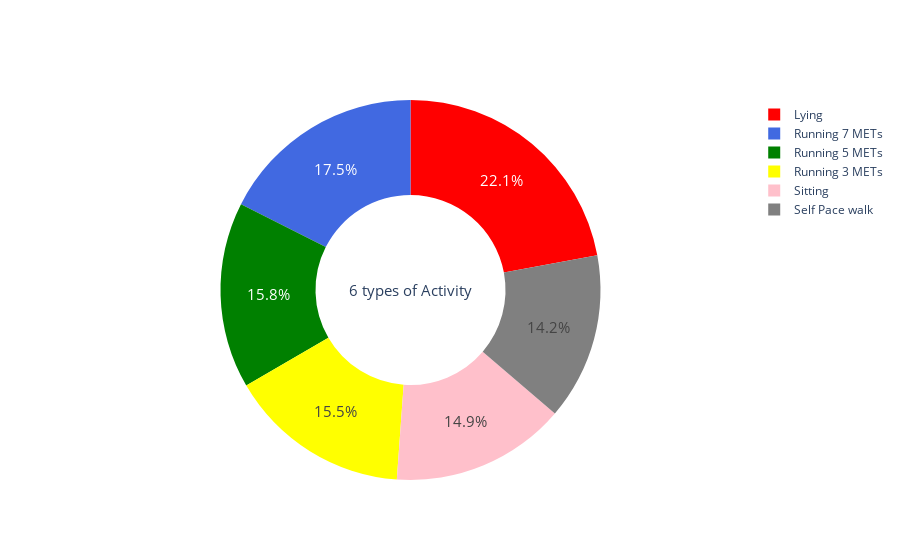

The code cell stored with this chart in its notebook:
### Code cell
labels = ['Lying','Running 7 METs','Running 5 METs','Running 3 METs', 'Sitting', 'Self Pace walk']
values = train_set['activity'].value_counts()
colors = ['red', 'royalblue','green','yellow','pink','grey']
fig = go.Figure(data=[go.Pie(labels=labels, values=values, hole=.5)])
fig.update_traces(hoverinfo='label+value',textfont_size=15,marker=dict(colors=colors))
fig.update_layout(annotations=[dict(text='6 types of Activity', 
                                    x=0.50, y=0.5, font_size=15, 
                                    showarrow=False)])
fig.show()

### Figure 1 — Plotly figure (JSON) as saved in the notebook; plotly's stock layout.template omitted (floating-point values rounded to 4 significant figures)
{"data": [{"hole": 0.5, "hoverinfo": "label+value", "labels": ["Lying", "Running 7 METs", "Running 5 METs", "Running 3 METs", "Sitting", "Self Pace walk"], "marker": {"colors": ["red", "royalblue", "green", "yellow", "pink", "grey"]}, "textfont": {"size": 15}, "type": "pie", "values": [1106, 879, 794, 775, 746, 711]}], "layout": {"annotations": [{"font": {"size": 15}, "showarrow": false, "text": "6 types of Activity", "x": 0.5, "y": 0.5}]}}
